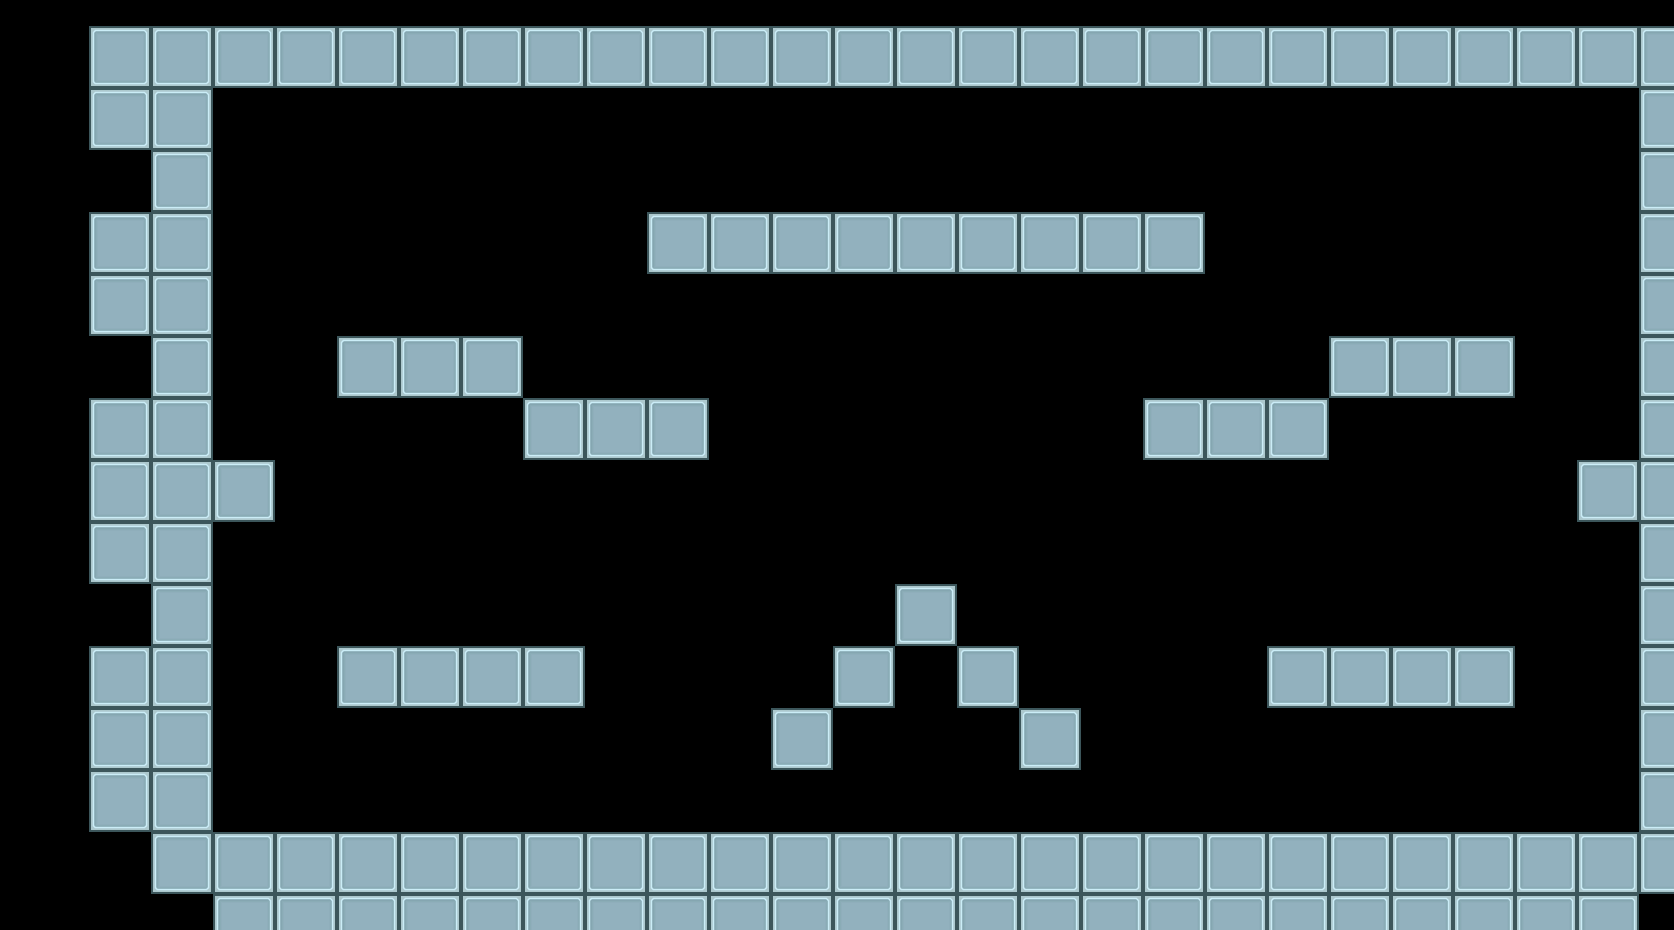

A level layout from a 2D game, rendered from its tile map. Below: a short description, then the map file with its tile-grid data intact:
An orthogonal 27x15 tile map with 62x62 px tiles, 1 tile layer (ground).

<map version="1.0" orientation="orthogonal" renderorder="right-down" width="27" height="15" tilewidth="62" tileheight="62" nextobjectid="1">
 <tileset firstgid="1" name="map_basic" tilewidth="62" tileheight="62" tilecount="20" columns="10">
  <image source="sprites/tilelistspritesheet.png" width="620" height="124" />
 </tileset>
 <layer name="ground" width="27" height="15" offsetx="89.3333" offsety="26.6667">
  <data encoding="csv">
1,1,1,1,1,1,1,1,1,1,1,1,1,1,1,1,1,1,1,1,1,1,1,1,1,1,1,
1,1,0,0,0,0,0,0,0,0,0,0,0,0,0,0,0,0,0,0,0,0,0,0,0,1,1,
0,1,0,0,0,0,0,0,0,0,0,0,0,0,0,0,0,0,0,0,0,0,0,0,0,1,0,
1,1,0,0,0,0,0,0,0,1,1,1,1,1,1,1,1,1,0,0,0,0,0,0,0,1,1,
1,1,0,0,0,0,0,0,0,0,0,0,0,0,0,0,0,0,0,0,0,0,0,0,0,1,1,
0,1,0,0,1,1,1,0,0,0,0,0,0,0,0,0,0,0,0,0,1,1,1,0,0,1,0,
1,1,0,0,0,0,0,1,1,1,0,0,0,0,0,0,0,1,1,1,0,0,0,0,0,1,1,
1,1,1,0,0,0,0,0,0,0,0,0,0,0,0,0,0,0,0,0,0,0,0,0,1,1,1,
1,1,0,0,0,0,0,0,0,0,0,0,0,0,0,0,0,0,0,0,0,0,0,0,0,1,1,
0,1,0,0,0,0,0,0,0,0,0,0,0,1,0,0,0,0,0,0,0,0,0,0,0,1,0,
1,1,0,0,1,1,1,1,0,0,0,0,1,0,1,0,0,0,0,1,1,1,1,0,0,1,1,
1,1,0,0,0,0,0,0,0,0,0,1,0,0,0,1,0,0,0,0,0,0,0,0,0,1,1,
1,1,0,0,0,0,0,0,0,0,0,0,0,0,0,0,0,0,0,0,0,0,0,0,0,1,1,
0,1,1,1,1,1,1,1,1,1,1,1,1,1,1,1,1,1,1,1,1,1,1,1,1,1,0,
0,0,1,1,1,1,1,1,1,1,1,1,1,1,1,1,1,1,1,1,1,1,1,1,1,0,0
</data>
 </layer>
</map>